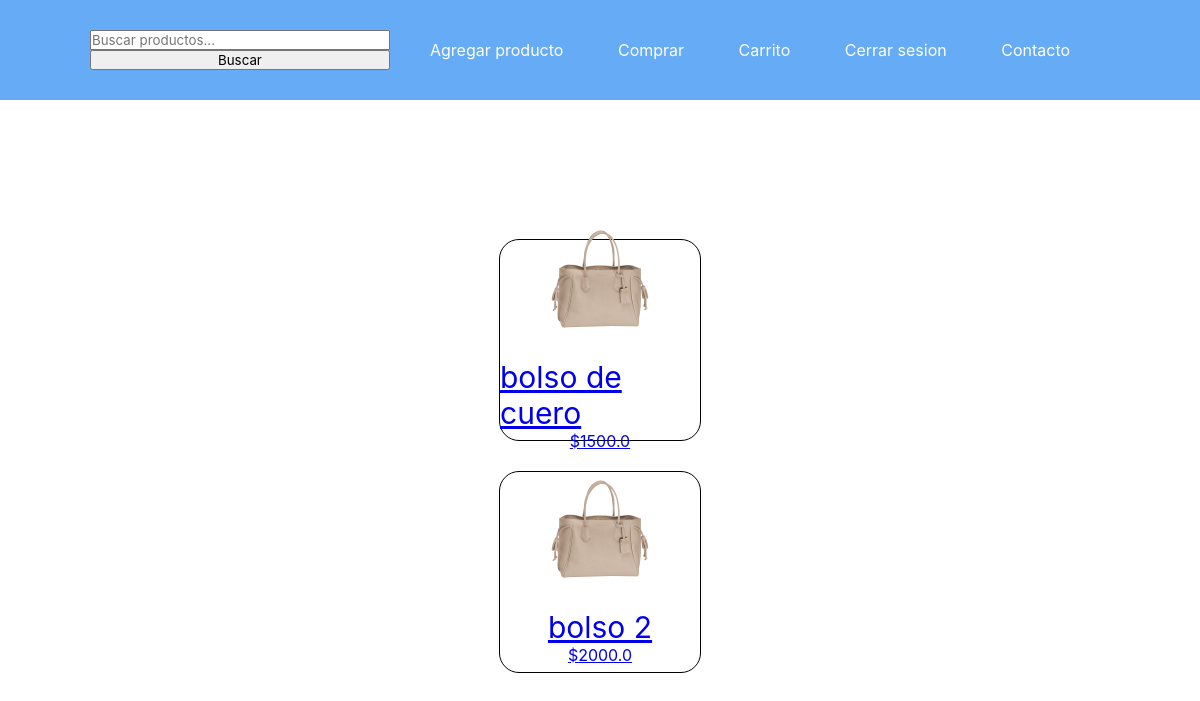
Before: /buy (signed in) with the older database file.
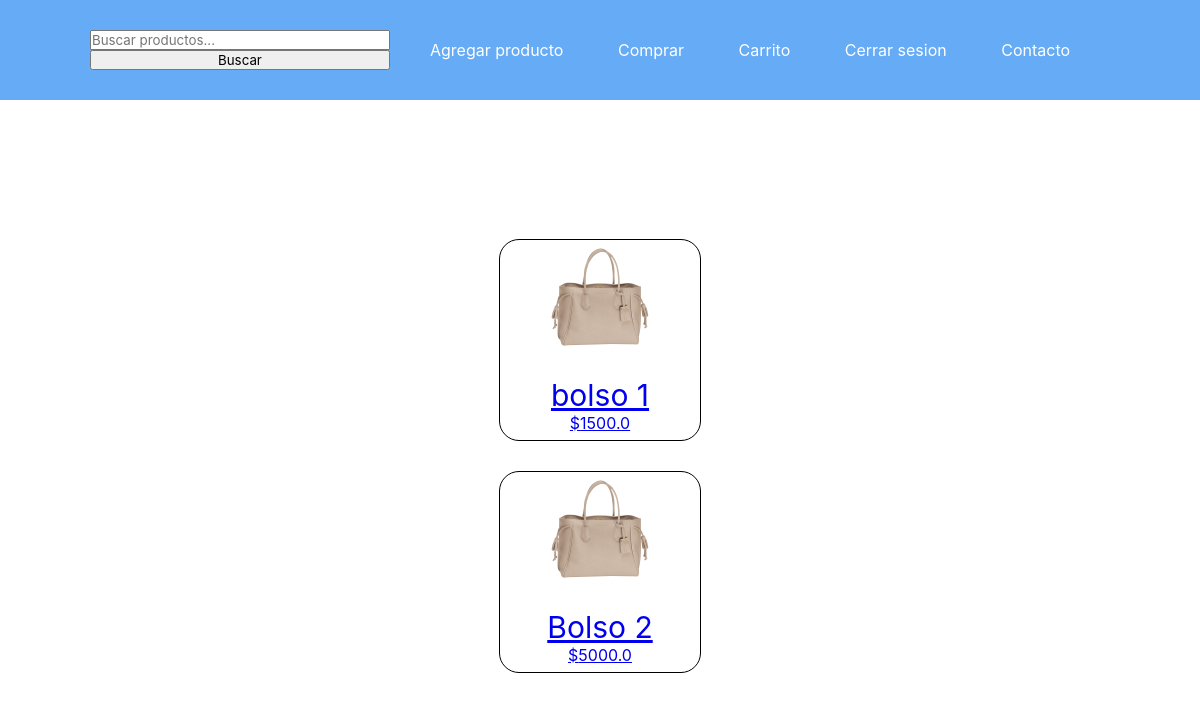
After: the same page with the newer database file.
### ecommerce/models.py (models this page shows)
class stockProducts(models.Model):
    thumbnail = models.ImageField(null=True, upload_to=marketplace_directory_path())
    nom_prod = models.CharField(max_length=50)
    precio_prod = models.FloatField()
    descripcion = models.TextField(max_length=250)
    categoria = models.ForeignKey(categorias, on_delete=models.CASCADE)
    hayStock = models.BooleanField(default=True)
    def __str__(self) -> str:
        return self.nom_prod

### ecommerce/views.py (the view)
# urls.py: path('buy', views.buy, name="buy"),
@login_required
def buy(request):
    busqueda = request.GET.get("buscar")
    stock = stockProducts.objects.all()
    if busqueda:
        stock = stockProducts.objects.filter(
            nom_prod__icontains = busqueda
        )
    return render(request, 'buy.html', {
        'products' : stock
    })

### ecommerce/templates/buy.html (shortened to what this page needs)
{% extends 'base.html' %}
{% load static %}
    {% block content %}
    <main>
        {% for product in products %}
        {% if product.hayStock %}
            <a href="{% url 'product_detail' product.id  %}" class="product_card">
                <img src={{product.thumbnail.url}} alt="" class="imagen_buy">
                <p class="product">{{product}}</p>
                <p>${{product.precio_prod}}</p>
            </a>
        {% else %}
            {% if user.is_staff %}
                <a href="{% url 'product_detail' product.id  %}" class="product_card">
                    <img src={{product.thumbnail.url}} alt="" class="imagen_buy">
                    <p class="product">{{product}}</p>
                    <p>${{product.precio_prod}}</p>
                </a>
            {% endif %}
        {% endif %}
        {% endfor %}
    </main>
    {% endblock %}

### ecommerce/templates/base.html (shortened to what this page needs)
{% load static %}
<!DOCTYPE html>
<html lang="en">
<head>
    <link rel="stylesheet" href="{% static 'style.css' %}">
</head>
<body>
    <nav>
        <form action="" method="GET">
            <input type="search" name="buscar" id="buscar" placeholder="Buscar productos...">
            <input type="submit" value="Buscar">
        </form>
        <ul>
            {% if user.is_staff %}
                <li class="base_li"><a href="{% url 'addStock' %}" class="base_a">Agregar producto</a></li>
            {% endif %}
                <li class="base_li"><a href="{% url 'buy' %}" class="base_a">Comprar</a></li>
                <li class="base_li"><a href="{% url 'cart' %}" class="base_a">Carrito</a></li>
            {% if user.is_authenticated %}
                <li class="base_li"><a href="{% url 'logout' %}" class="base_a">Cerrar sesion</a></li>
            {% else %}
                <li class="base_li"><a href="{% url 'signup' %}" class="base_a">Registrarse</a></li>
                <li class="base_li"><a href="{% url 'signin' %}" class="base_a">Iniciar Sesión</a></li>
            {% endif %}
                <li class="base_li"><a href="{% url 'contacto' %}" class="base_a">Contacto</a></li>
        </ul>
    </nav>
    {% block content %}
    {% endblock %}
</body>
</html>

### ecommerce/static/style.css (style rules this page uses)
* { margin: 0; padding: 0; font-family: -apple-system, BlinkMacSystemFont, 'Segoe UI', Roboto, Oxygen, Ubuntu, Cantarell, 'Open Sans', 'Helvetica Neue', sans-serif; }
body { height: 100vh; }
nav { display: flex; background-color: rgb(101, 171, 245); justify-content: center; align-items: center; }
input { width: 300px; height: 20px; }
ul { padding: 15px; }
.base_li { display: inline-block; text-decoration: none; margin: 20px; padding: 5px; color: white; list-style: none; border-radius: 10px; transition: background-color ease .3s; }
.base_a { text-decoration: none; color: white; }
main { display: flex; justify-content: center; align-items: center; height: 89vh; flex-direction: column; }
.product { font-size: 30px; margin-top: 30px; }
form { display: flex; flex-direction: column; justify-content: center; align-items: center; }
.product_card { display: flex; justify-content: center; flex-direction: column; align-items: center; width: 200px; height: 200px; cursor: pointer; border-radius: 20px; margin: 15px; border: 1px solid black; }
.imagen_buy { width: 100px; }

Changed rows visible on the page:
removed stockProducts: thumbnail (picture), nom_prod "bolso de cuero", precio_prod "1500.0"
removed stockProducts: thumbnail (picture), nom_prod "bolso 2", precio_prod "2000.0"
added stockProducts: thumbnail (picture), nom_prod "bolso 1", precio_prod "1500.0"
added stockProducts: thumbnail (picture), nom_prod "Bolso 2", precio_prod "5000.0"
